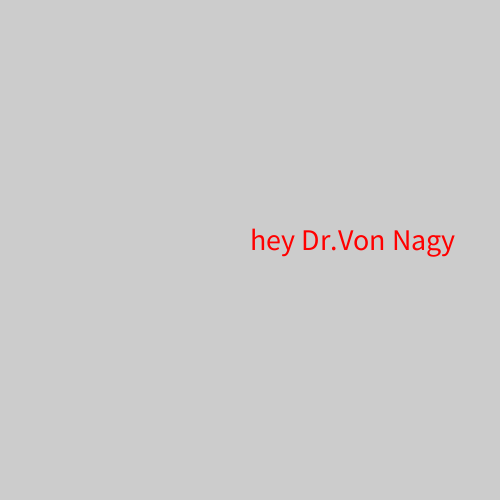
Frame 1 (no input)
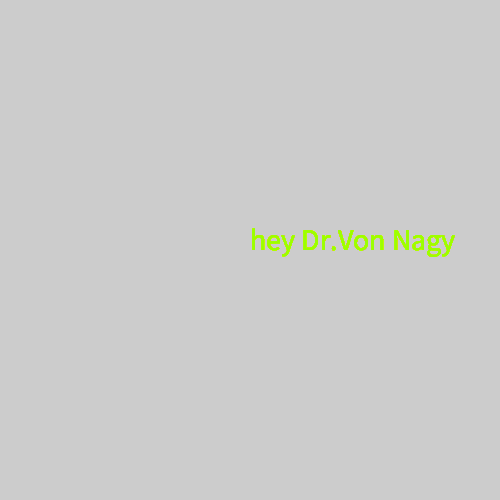
Frame 60 (the mouse pressed at the canvas centre just before this capture)
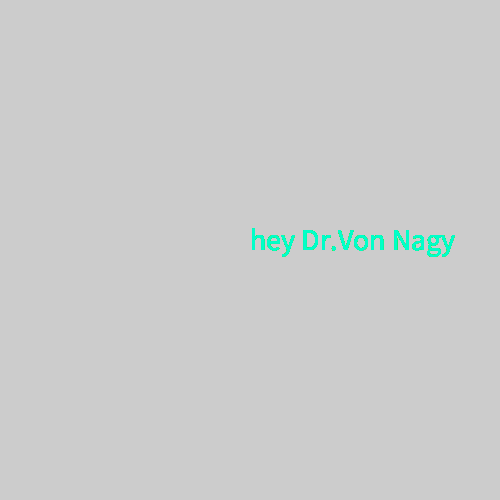
Frame 120 (the mouse held since frame 60 and released just before this capture)

The Processing sketch that drew these frames (run headless with seeded random() and noise(); from frame 60 on, the mouse is pressed at the canvas centre):

// Processing sketch: exercise_018_01
// ── exercise_018_01.pde
/* Owen Grimm

   10/26/17
   
   exercise_018_01
   
   using colors with text
*/

void setup(){
  size (500,500
  );
}
int c;
void draw (){
  colorMode(HSB);
  fill(c,300,300); 
  textSize (30);
  text("hey Dr.Von Nagy", width/2, height/2);
  c++;
  
  
}
